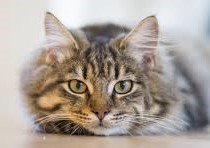
#> input picture cat_images/cat1.jpg, 210 x 148 px, found by its file name
$ python show_image.py
#> lines starting #> are read from the running program, lines starting #| are printed output that depends on the picture
"""
show_image.py
---------------
Loads an image from the computer and displays it using OpenCV.
Press any key to close the window.
"""

import cv2

# Replace with your image file path
IMAGE_PATH = "F:\cat_images\cat1.jpg"

def show_image(path):
#> called with path = 'F:\\cat_images\\cat1.jpg'
    img = cv2.imread(path)
#> img is the input picture: shape (148, 210, 3); mean B, G, R 153.4, 162, 171.8

    # make the image bigger
    img = cv2.resize(img, (500, 400))
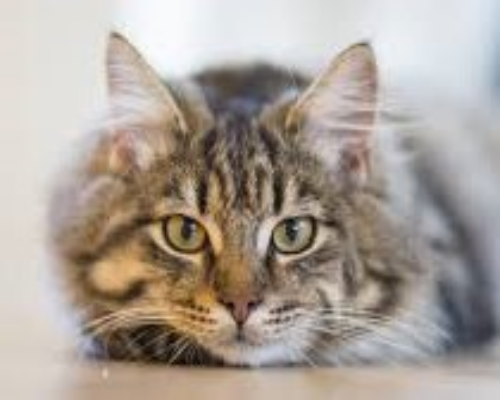
#> img: shape (400, 500, 3); mean B, G, R 153.3, 161.9, 171.7
    if img is None:
        raise FileNotFoundError(f"Could not load image: {path}")
    cv2.imshow("Showing Cat Image", img)
    cv2.waitKey(0)  # Wait until a key is pressed
    cv2.destroyAllWindows()

if __name__ == "__main__":
    show_image(IMAGE_PATH)

$ run again, with cat_images/Picture2.png saved as cat_images/cat1.jpg
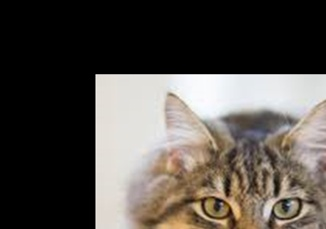
#> input picture cat_images/Picture2.png, 326 x 229 px, found by its file name
#> in show_image, img is the input picture: shape (229, 326, 3); mean B, G, R 74.2, 79.3, 84.5
#> in show_image, `img = cv2.resize(img, (500, 400))`:
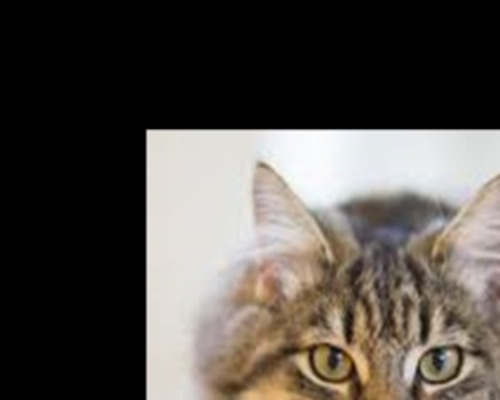
#> img: shape (400, 500, 3); mean B, G, R 74.1, 79.2, 84.4
